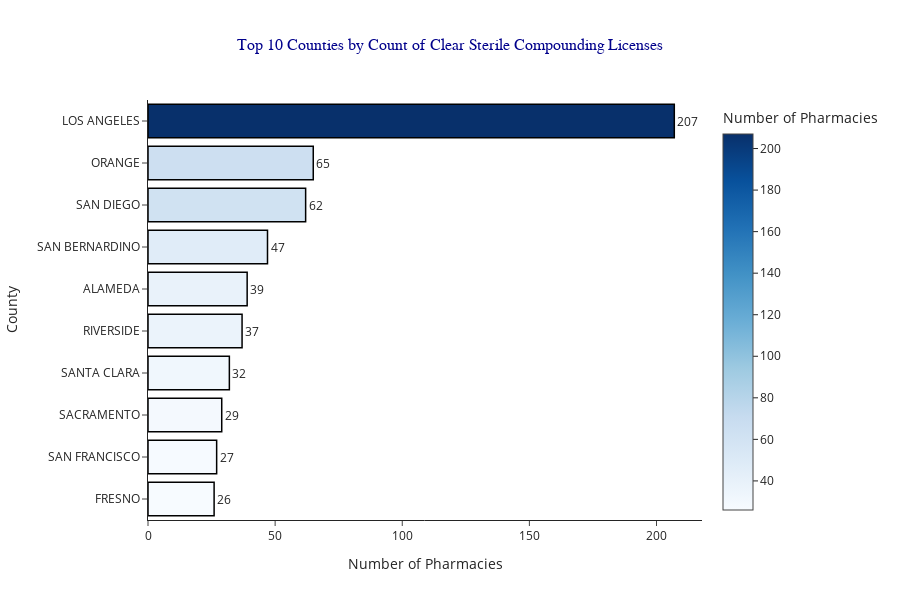

The code cell stored with this chart in its notebook:
### Code cell
top_10_county_counts = county_counts.nlargest(10, 'Count')

fig_bar_county_count = px.bar(
    top_10_county_counts,
    x='Count',
    y='County',
    title='Top 10 Counties by Count of Clear Sterile Compounding Licenses',
    labels={'County': 'County', 'Count': 'Number of Pharmacies'},
    template='simple_white',
    color='Count',  # Adds a color gradient based on the count
    color_continuous_scale='Blues'  # Custom color scale
)

# Update layout for better readability and aesthetics
fig_bar_county_count.update_layout(
    yaxis={
        'categoryorder': 'total ascending',  # Use ascending to reverse the order
        'title': 'County',
        'tickfont': {'size': 12},
    },
    xaxis={
        'title': 'Number of Pharmacies',
        'tickfont': {'size': 12},
    },
    title={
        'font': {'size': 16, 'family': 'Arial', 'color': 'darkblue'},
        'x': 0.5,  # Center the title
    },
    height=600,  # Adjust height for fewer rows
)

# Add bar labels for clarity
fig_bar_county_count.update_traces(
    text=top_10_county_counts['Count'],  # Add count as text on bars
    textposition='outside',  # Place the text above the bars
    marker_line_color='black',  # Outline the bars for better distinction
    marker_line_width=1.5,  # Width of the bar outline
)

# Show the chart
fig_bar_county_count.show()

### Figure 1 — Plotly figure (JSON) as saved in the notebook; plotly's stock layout.template omitted (floating-point values rounded to 4 significant figures)
{"data": [{"alignmentgroup": "True", "hovertemplate": "Number of Pharmacies=%{marker.color}<br>County=%{y}<extra></extra>", "legendgroup": "", "marker": {"color": [207, 65, 62, 47, 39, 37, 32, 29, 27, 26], "coloraxis": "coloraxis", "pattern": {"shape": ""}, "line": {"color": "black", "width": 1.5}}, "name": "", "offsetgroup": "", "orientation": "h", "showlegend": false, "textposition": "outside", "x": [207, 65, 62, 47, 39, 37, 32, 29, 27, 26], "xaxis": "x", "y": ["LOS ANGELES", "ORANGE", "SAN DIEGO", "SAN BERNARDINO", "ALAMEDA", "RIVERSIDE", "SANTA CLARA", "SACRAMENTO", "SAN FRANCISCO", "FRESNO"], "yaxis": "y", "type": "bar", "text": [207.0, 65.0, 62.0, 47.0, 39.0, 37.0, 32.0, 29.0, 27.0, 26.0]}], "layout": {"xaxis": {"anchor": "y", "domain": [0.0, 1.0], "title": {"text": "Number of Pharmacies"}, "tickfont": {"size": 12}}, "yaxis": {"anchor": "x", "domain": [0.0, 1.0], "title": {"text": "County"}, "tickfont": {"size": 12}, "categoryorder": "total ascending"}, "coloraxis": {"colorbar": {"title": {"text": "Number of Pharmacies"}}, "colorscale": [[0.0, "rgb(247,251,255)"], [0.125, "rgb(222,235,247)"], [0.25, "rgb(198,219,239)"], [0.375, "rgb(158,202,225)"], [0.5, "rgb(107,174,214)"], [0.625, "rgb(66,146,198)"], [0.75, "rgb(33,113,181)"], [0.875, "rgb(8,81,156)"], [1.0, "rgb(8,48,107)"]]}, "legend": {"tracegroupgap": 0}, "title": {"text": "Top 10 Counties by Count of Clear Sterile Compounding Licenses", "font": {"size": 16, "family": "Arial", "color": "darkblue"}, "x": 0.5}, "barmode": "relative", "height": 600}}
